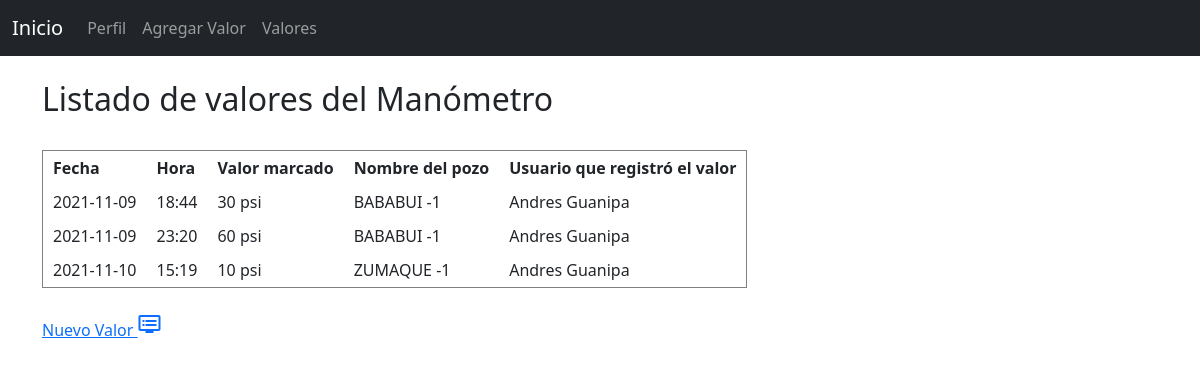
Page /valores.php (signed in) on the committed database.
### tables this page shows
CREATE TABLE `valores` (
  `fecha` varchar(20) NOT NULL,
  `hora` varchar(20) NOT NULL,
  `valor` int(11) NOT NULL,
  `id` int(11) NOT NULL,
  `user_fk` int(11) NOT NULL,
  `pozo_fk` int(11) NOT NULL
);

CREATE TABLE `pozo` (
  `id` int(11) NOT NULL,
  `nombre` varchar(40) NOT NULL,
  `ubicacion` varchar(70) NOT NULL,
  `profundidad` decimal(10,2) NOT NULL
);

CREATE TABLE `usuarios` (
  `id` int(11) NOT NULL,
  `nombre` varchar(40) DEFAULT NULL,
  `apellido` varchar(40) DEFAULT NULL,
  `direccion` text DEFAULT NULL,
  `telefono` varchar(20) DEFAULT NULL,
  `correo` varchar(150) DEFAULT NULL,
  `password` varchar(100) DEFAULT NULL,
  `foto` varchar(100) DEFAULT NULL
);

### valores.php (the view, shortened to what this page needs)
<?php
    include_once('config/auth.php')
?>
<!DOCTYPE html>
<html lang="en">
<head>
    <link href="https://cdn.jsdelivr.net/npm/bootstrap@5.1.3/dist/css/bootstrap.min.css" rel="stylesheet">
    <link rel="stylesheet" href="./assets/css/styles.css">
</head>
<body>
    <?php
        include_once('./assets/navbar.php')
    ?>
    <br>
    <div class="container">
        <h2> Listado de valores del Manómetro </h2>
        <br>
        <table border="1">
            <tr>
                <th>Fecha</th>
                <th>Hora</th>
                <th>Valor marcado</th>
                <th>Nombre del pozo</th>
                <th>Usuario que registró el valor</th>
            </tr>
        <?php
            $QUERY = "SELECT valores.valor, valores.fecha, valores.hora, usuarios.nombre, usuarios.apellido, pozo.nombre AS nombrePozo ";
            $QUERY = $QUERY . "FROM valores ";
            $QUERY = $QUERY . "inner JOIN usuarios ON valores.user_fk = usuarios.id ";
            $QUERY = $QUERY . "inner JOIN pozo ON valores.pozo_fk = pozo.id;";
            $rsQUERY = mysqli_query($con, $QUERY) or die('Error: ' . mysqli_error($con));
            while($fileQUERY = mysqli_fetch_array($rsQUERY)){
        ?>
    <tr>
        <td><?php echo $fileQUERY['fecha']; ?></td>
        <td><?php echo $fileQUERY['hora']; ?></td>
        <td><?php echo $fileQUERY['valor']; ?> psi</td>
        <td><?php echo $fileQUERY['nombrePozo']; ?></td>
        <td><?php echo $fileQUERY['nombre'] . ' ' . $fileQUERY['apellido']; ?></td>
    </tr>
    <?php
        }
    ?>
    </table>
    <br />
    <a href="agregarValor.php" title="Nuevo Valor">Nuevo Valor <i class="material-icons" style="fontsize:26px">dvr</i></a>
    </div>
</body>
</html>

### assets/navbar.php (shortened to what this page needs)
<nav class="navbar navbar-expand-lg navbar-dark bg-dark">
  <div class="container-fluid">
    <a class="navbar-brand" href="valoresPorPozo.php">Inicio</a>
    <div class="collapse navbar-collapse" id="navbarNav">
      <ul class="navbar-nav">
        <li class="nav-item">
          <a class="nav-link" href="perfil.php">Perfil</a>
        </li>
        <li class="nav-item">
          <a class="nav-link" href="agregarValor.php">Agregar Valor</a>
        </li>
        <li class="nav-item">
          <a class="nav-link" href="valores.php">Valores</a>
        </li>
      </ul>
    </div>
  </div>
</nav>

### assets/css/styles.css (style rules this page uses)
table tr th, table tr td { padding: 5px 10px 5px 10px; }
body { padding-bottom: 50px; }

### rows in the picture
valores: fecha "2021-11-09", hora "18:44", valor "30", pozo_fk.nombre "BABABUI -1", user_fk.nombre "Andres", user_fk.apellido "Guanipa"
valores: fecha "2021-11-09", hora "23:20", valor "60", pozo_fk.nombre "BABABUI -1", user_fk.nombre "Andres", user_fk.apellido "Guanipa"
valores: fecha "2021-11-10", hora "15:19", valor "10", pozo_fk.nombre "ZUMAQUE -1", user_fk.nombre "Andres", user_fk.apellido "Guanipa"
